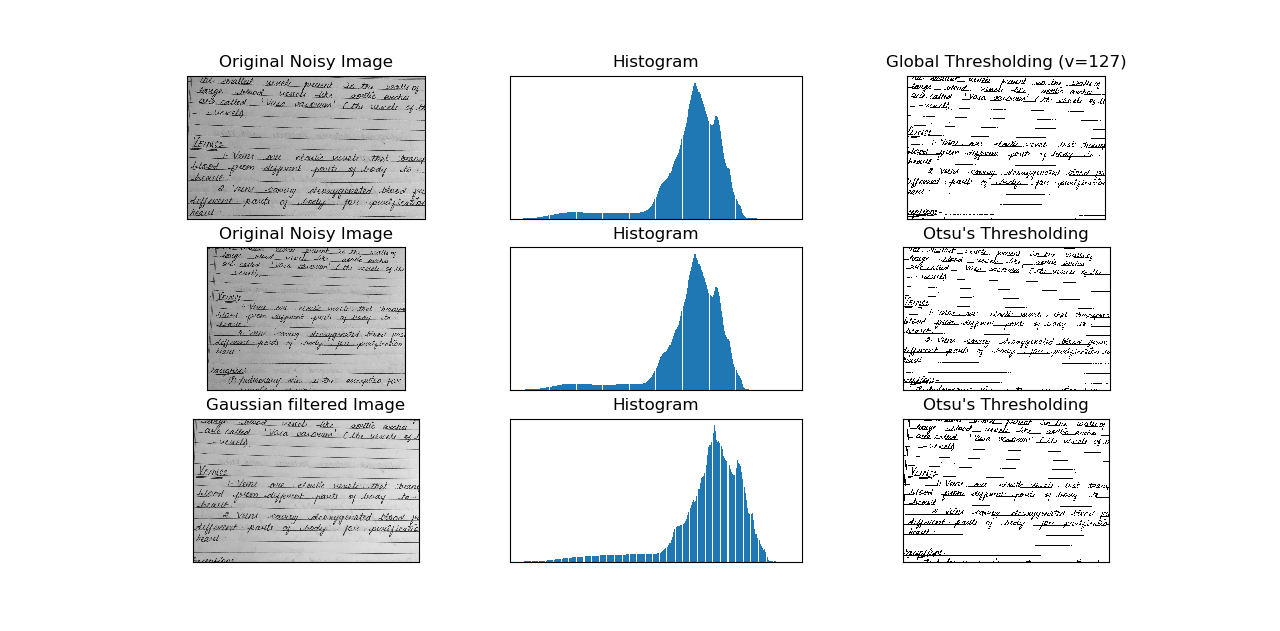
#> input picture threholdout.png, 1280 x 631 px
$ python filter.py --image threholdout.png
#> lines starting #> are read from the running program, lines starting #| are printed output that depends on the picture

import cv2
import argparse

# create the argument parser and parse the arguments
ap = argparse.ArgumentParser()
ap.add_argument('-i', '--image', required = True, help = 'Path to the input image')
args = vars(ap.parse_args())

# read the image
image = cv2.imread(args['image'])
#> image is the input picture: shape (631, 1280, 3); mean B, G, R 236.9, 235.4, 233.2
# apply the 3x3 median filter on the image
processed_image = cv2.medianBlur(image, 3)
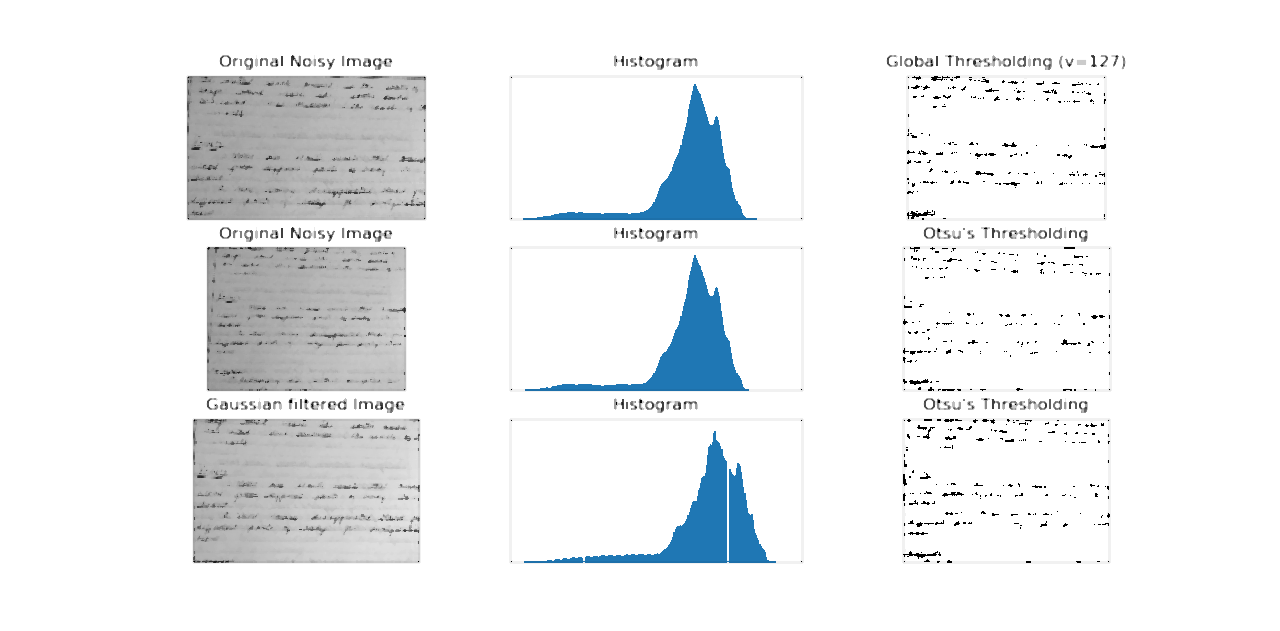
#> processed_image: shape (631, 1280, 3); mean B, G, R 241.5, 239.9, 237.5
# display image
cv2.imshow('Median Filter Processing', processed_image)
# save image to disk
cv2.imwrite('processed_image.png', processed_image)
# pause the execution of the script until a key on the keyboard is pressed
cv2.waitKey(0)
